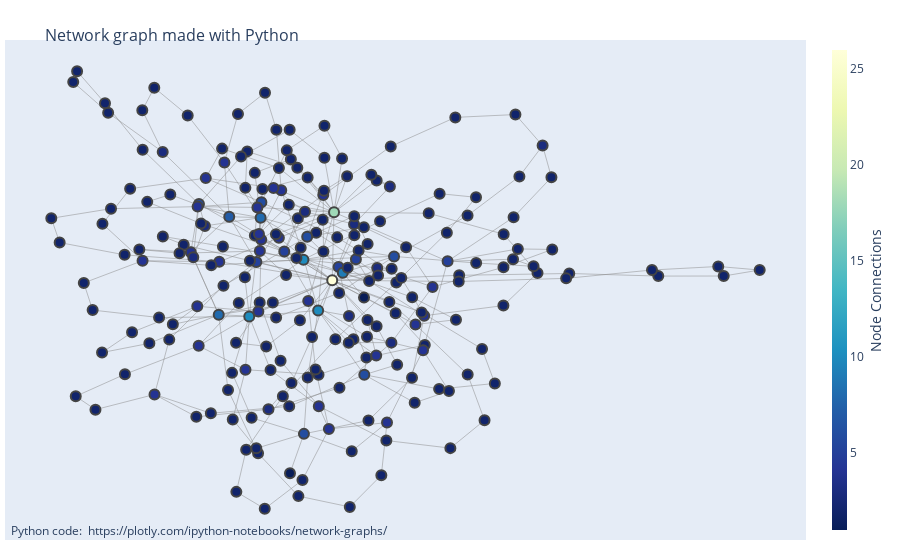

This figure's notebook cell:
### Code cell
fig = go.Figure(data=[edge_trace, node_trace],
             layout=go.Layout(
                title='<br>Network graph made with Python',
                titlefont_size=16,
                showlegend=False,
                hovermode='closest',
                margin=dict(b=20,l=5,r=5,t=40),
                annotations=[ dict(
                    text="Python code: <a href='https://plotly.com/ipython-notebooks/network-graphs/'> https://plotly.com/ipython-notebooks/network-graphs/</a>",
                    showarrow=False,
                    xref="paper", yref="paper",
                    x=0.005, y=-0.002 ) ],
                xaxis=dict(showgrid=False, zeroline=False, showticklabels=False),
                yaxis=dict(showgrid=False, zeroline=False, showticklabels=False))
                )
fig.show()

### Figure 1 — Plotly figure (JSON) as saved in the notebook; plotly's stock layout.template omitted (floating-point values rounded to 4 significant figures; data arrays with more than 128 entries replaced by an {"elided": "..."} marker saying what was removed)
{"data": [{"hoverinfo": "none", "line": {"color": "#888", "width": 0.5}, "mode": "lines", "type": "scatter", "x": {"elided": "984 float values"}, "y": {"elided": "984 float values"}}, {"hoverinfo": "text", "marker": {"color": {"elided": "232 int values"}, "colorbar": {"thickness": 15, "title": {"side": "right", "text": "Node Connections"}, "xanchor": "left"}, "colorscale": [[0, "rgb(255,255,217)"], [0.125, "rgb(237,248,177)"], [0.25, "rgb(199,233,180)"], [0.375, "rgb(127,205,187)"], [0.5, "rgb(65,182,196)"], [0.625, "rgb(29,145,192)"], [0.75, "rgb(34,94,168)"], [0.875, "rgb(37,52,148)"], [1, "rgb(8,29,88)"]], "line": {"width": 2}, "reversescale": true, "showscale": true, "size": 10}, "mode": "markers", "text": {"elided": "232 str values"}, "type": "scatter", "x": {"elided": "232 float values"}, "y": {"elided": "232 float values"}}], "layout": {"annotations": [{"showarrow": false, "text": "Python code: <a href='https://plotly.com/ipython-notebooks/network-graphs/'> https://plotly.com/ipython-notebooks/network-graphs/</a>", "x": 0.005, "xref": "paper", "y": -0.002, "yref": "paper"}], "autosize": true, "hovermode": "closest", "margin": {"b": 20, "l": 5, "r": 5, "t": 40}, "showlegend": false, "title": {"font": {"size": 16}, "text": "<br>Network graph made with Python"}, "xaxis": {"autorange": true, "range": [-0.6905, 1.096], "showgrid": false, "showticklabels": false, "type": "linear", "zeroline": false}, "yaxis": {"autorange": true, "range": [-0.9097, 0.827], "showgrid": false, "showticklabels": false, "type": "linear", "zeroline": false}}}
